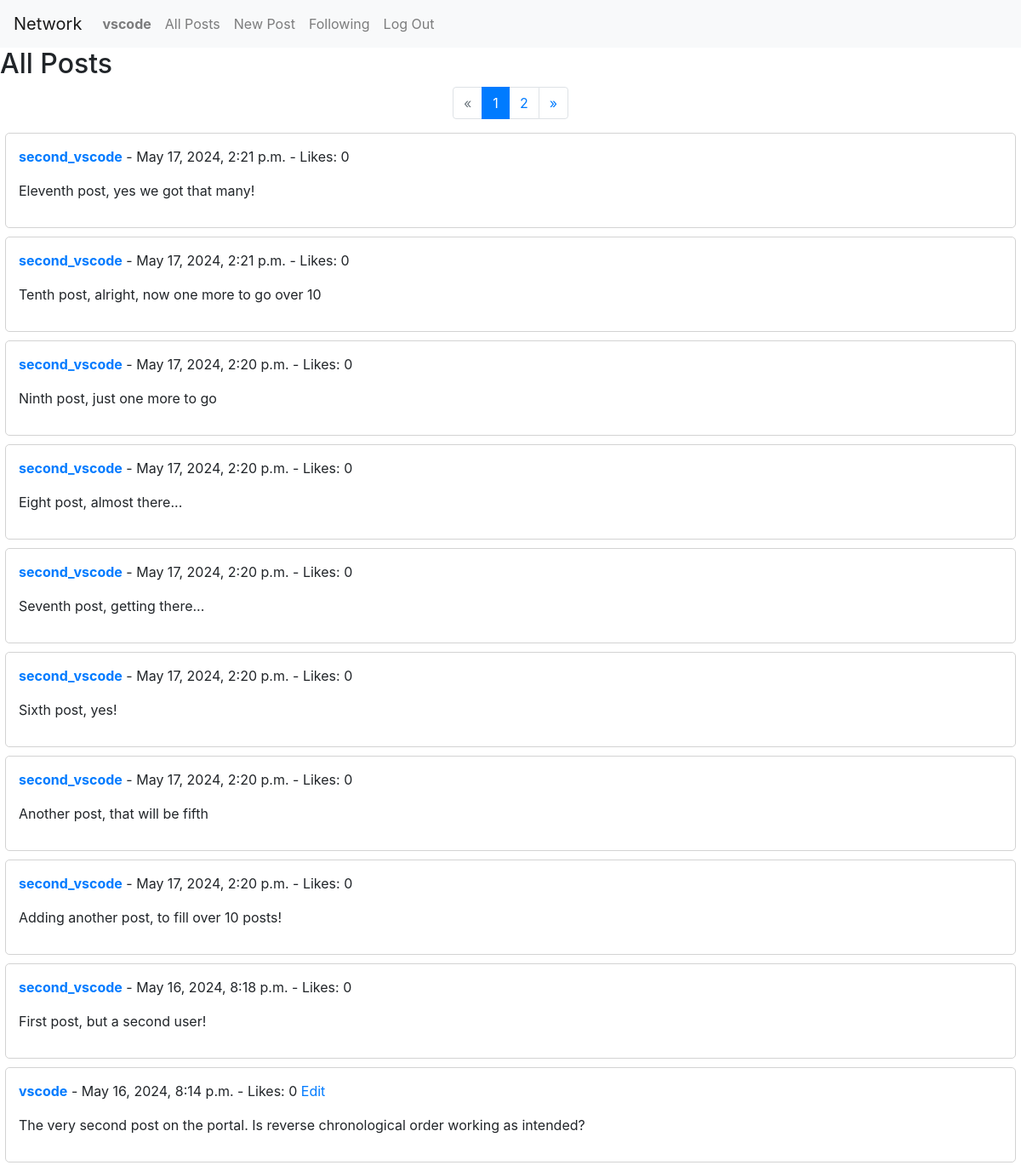
/ (signed in), run on the app's committed database.
### network/models.py (models this page shows, shortened)
class User(AbstractUser):
    pass

class Post(models.Model):
    user = models.ForeignKey(get_user_model(), on_delete=models.CASCADE, related_name='posts')
    content = models.TextField()
    timestamp = models.DateTimeField(auto_now_add=True)

### network/views.py (the view)
# urls.py: path("", views.index, name="index"),
def index(request):
    posts_list = Post.objects.all().order_by('-timestamp')
    paginator = Paginator(posts_list, 10)
    page_number = request.GET.get('page')
    page_obj = paginator.get_page(page_number)
    return render(request, 'network/index.html', {'page_obj': page_obj})

### network/templates/network/index.html
{% extends "network/layout.html" %}
{% block body %}
    <h2>All Posts</h2>
    {% if page_obj.has_other_pages %}
        <nav aria-label="Page navigation">
        <ul class="pagination justify-content-center">
            {% if page_obj.has_previous %}
                <li class="page-item">
                    <a class="page-link" href="?page={{ page_obj.previous_page_number }}">&laquo;</a>
                </li>
            {% else %}
                <li class="page-item disabled">
                    <a class="page-link" href="#" tabindex="-1" aria-disabled="true">&laquo;</a>
                </li>
            {% endif %}
            {% for i in page_obj.paginator.page_range %}
                {% if page_obj.number == i %}
                    <li class="page-item active" aria-current="page">
                    <a class="page-link" href="#">{{ i }}</a>
                    </li>
                {% else %}
                    <li class="page-item">
                    <a class="page-link" href="?page={{ i }}">{{ i }}</a>
                    </li>
                {% endif %}
            {% endfor %}
            {% if page_obj.has_next %}
                <li class="page-item">
                    <a class="page-link" href="?page={{ page_obj.next_page_number }}">&raquo;</a>
                </li>
            {% else %}
                <li class="page-item disabled">
                    <a class="page-link" href="#" tabindex="-1" aria-disabled="true">&raquo;</a>
                </li>
            {% endif %}
        </ul>
        </nav>
    {% endif %}
    {% for post in page_obj %}
        <div class="post-container" data-post-id="{{ post.id }}">
            <div class="post">
                <p>
                    <strong><a href="{% url 'profile' post.user.username %}">
                        {{ post.user.username }}</a></strong>
                    - {{ post.timestamp }} - Likes: 0
                    {% if post.user == user %}
                        <a href="#" class="edit-link">Edit</a>
                    {% endif %}
                </p>
                <p id="post-content-{{ post.id }}">{{ post.content }}</p>
            </div>
        </div>
    {% endfor %}
{% endblock %}

### network/templates/network/layout.html (shortened to what this page needs)
{% load static %}
<!DOCTYPE html>
<html lang="en">
    <head>
        <link rel="stylesheet" href="https://stackpath.bootstrapcdn.com/bootstrap/4.4.1/css/bootstrap.min.css">
        <link href="{% static 'network/styles.css' %}" rel="stylesheet">
    </head>
    <body>
        <nav class="navbar navbar-expand-lg navbar-light bg-light">
            <a class="navbar-brand" href="#">Network</a>
            <div>
              <ul class="navbar-nav mr-auto">
                {% if user.is_authenticated %}
                    <li class="nav-item">
                        <a class="nav-link" href="#"><strong>{{ user.username }}</strong></a>
                    </li>
                {% endif %}
                <li class="nav-item">
                  <a class="nav-link" href="{% url 'index' %}">All Posts</a>
                </li>
                {% if user.is_authenticated %}
                    <li class="nav-item">
                        <a class="nav-link" href="{% url 'new_post' %}">New Post</a>
                    </li>
                    <li class="nav-item">
                        <a class="nav-link" href="{% url 'following' %}">Following</a>
                    </li>
                    <li class="nav-item">
                        <a class="nav-link" href="{% url 'logout' %}">Log Out</a>
                    </li>
                {% endif %}
              </ul>
            </div>
          </nav>
        <div class="body">
            {% block body %}
            {% endblock %}
        </div>
    </body>
</html>

### network/static/network/styles.css (style rules this page uses)
.post { border: 1px solid lightgray; padding: 15px; margin-bottom: 10px; border-radius: 5px; max-width: 99vw; margin-left: auto; margin-right: auto; }

### data on the page
User: username "vscode"
Post: user.username "second_vscode", timestamp "May 17, 2024, 2:21 p.m.", content "Eleventh post, yes we got that many!"
Post: user.username "second_vscode", timestamp "May 17, 2024, 2:21 p.m.", content "Tenth post, alright, now one more to go over 10"
Post: user.username "second_vscode", timestamp "May 17, 2024, 2:20 p.m.", content "Ninth post, just one more to go"
Post: user.username "second_vscode", timestamp "May 17, 2024, 2:20 p.m.", content "Eight post, almost there..."
Post: user.username "second_vscode", timestamp "May 17, 2024, 2:20 p.m.", content "Seventh post, getting there..."
Post: user.username "second_vscode", timestamp "May 17, 2024, 2:20 p.m.", content "Sixth post, yes!"
Post: user.username "second_vscode", timestamp "May 17, 2024, 2:20 p.m.", content "Another post, that will be fifth"
Post: user.username "second_vscode", timestamp "May 17, 2024, 2:20 p.m.", content "Adding another post, to fill over 10 posts!"
Post: user.username "second_vscode", timestamp "May 16, 2024, 8:18 p.m.", content "First post, but a second user!"
Post: user.username "vscode", timestamp "May 16, 2024, 8:14 p.m.", shows "Edit", content "The very second post on the portal. Is reverse chronological order working as intended?"

### other printed values
{{ i }} "1"
{{ i }} "2"
